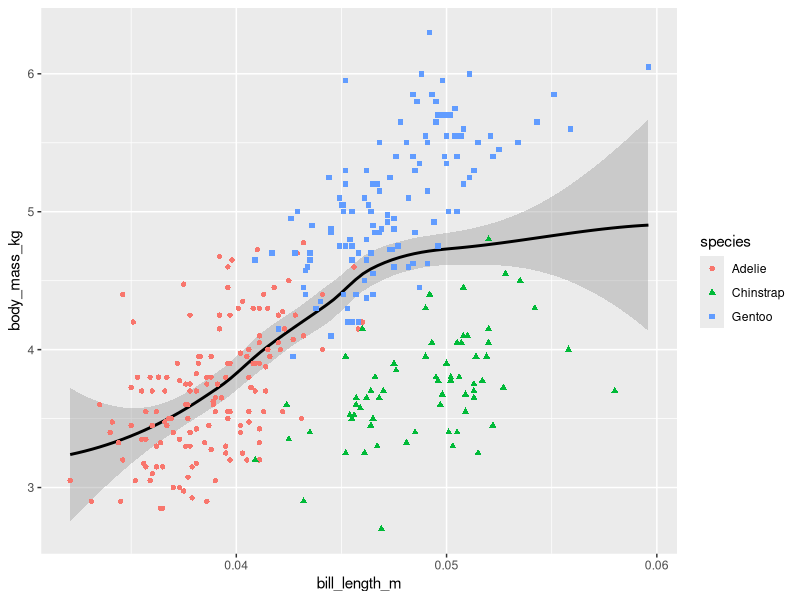
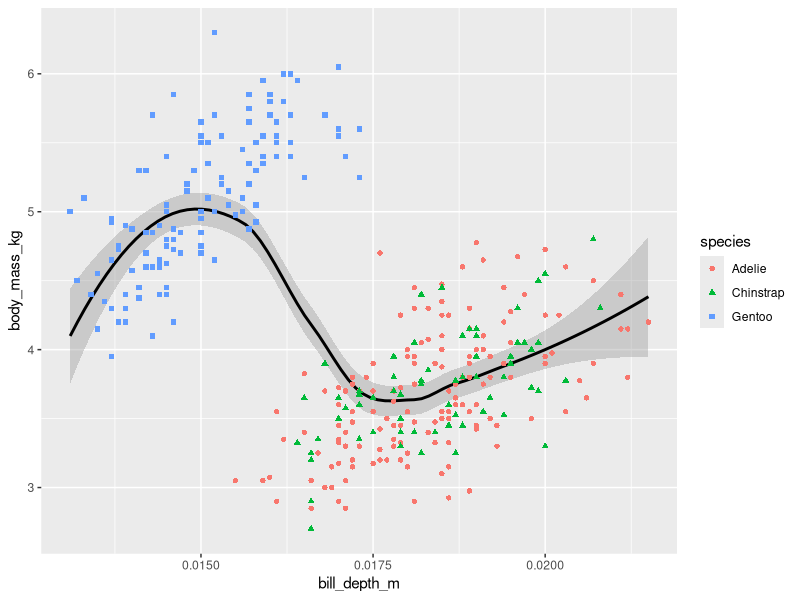
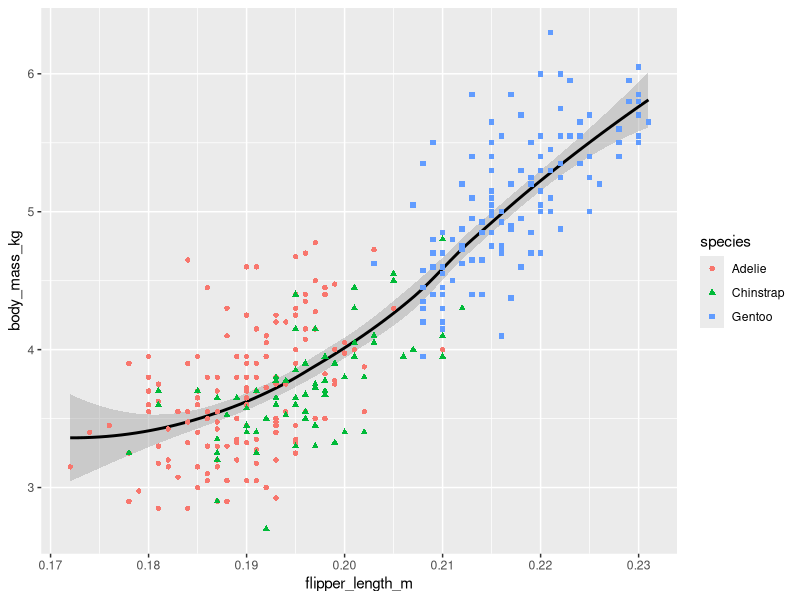

These figures' R source, in order:
#Loading necessary libraries for the project

library(tidyverse)
library(palmerpenguins)
library(dplyr)

#Exploring the data set
#The View() function opens the entire data set in a different window

View(penguins)

#Using the glimpse() function to view a summary of the data set

glimpse(penguins)

#This data set has a total of 344 rows and 8 columns
#The head function displays the first few rows of the data set

head(penguins)

#Creating a data frame with kilograms instead of grams and meters instead of millimeters

new_penguins <- penguins %>% 
  mutate(body_mass_kg = body_mass_g/1000,
         flipper_length_m = flipper_length_mm/1000,
         bill_length_m = bill_length_mm/1000,
         bill_depth_m = bill_depth_mm/1000)

#Summarizing the mean and max bill length for each penguin species

new_penguins %>% 
  group_by(species) %>% 
  drop_na() %>% 
  summarize(mean_bl = mean(bill_length_m), max_bl = max(bill_length_m))

#Summarizing the mean and max bill depth for each penguin species

new_penguins %>% 
  group_by(species) %>% 
  drop_na() %>% 
  summarize(mean_bd = mean(bill_depth_m), max_bd = max(bill_depth_m))

#Summarizing the mean and max flipper length for each penguin species

new_penguins %>% 
  group_by(species) %>% 
  drop_na() %>% 
  summarize(mean_fl = mean(flipper_length_m), max_fl = max(flipper_length_m))

#Summarizing the mean and max body mass for each penguin species

new_penguins %>% 
  group_by(species) %>% 
  drop_na() %>% 
  summarize(mean_bm = mean(body_mass_kg), max_bm = max(body_mass_kg))

#Visualizing bill length vs body mass
ggplot(data=new_penguins) +
  geom_smooth(mapping = aes(x=bill_length_m, y=body_mass_kg), color="black") +
  geom_point(mapping = aes(x = bill_length_m, y = body_mass_kg, color = species, shape = species))

#Visualizing bill depth vs body mass
ggplot(data=new_penguins) +
  geom_smooth(mapping = aes(x=bill_depth_m, y=body_mass_kg), color="black") +
  geom_point(mapping = aes(x = bill_depth_m, y = body_mass_kg, color = species, shape = species))

#Visualizing flipper length vs body mass
ggplot(data=new_penguins) +
  geom_smooth(mapping = aes(x=flipper_length_m, y=body_mass_kg), color="black") +
  geom_point(mapping = aes(x = flipper_length_m, y = body_mass_kg, color = species, shape = species))
